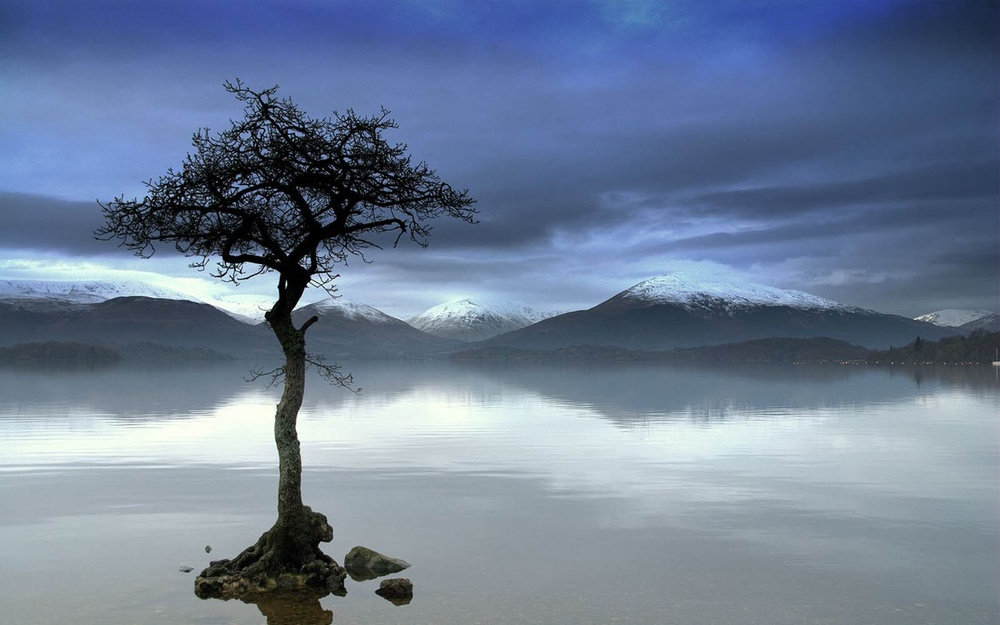
#> input picture image.jpg, 1000 x 625 px, shrunk from 1600 x 1000 before the run
$ python rgb_to_gray.py
#> lines starting #> are read from the running program, lines starting #| are printed output that depends on the picture
import cv2
import numpy as np

img = cv2.imread("image.jpg")
#> img is the input picture: shape (625, 1000, 3); mean B, G, R 150.9, 126.5, 110.3
gray = cv2.cvtColor(img, cv2.COLOR_BGR2GRAY)
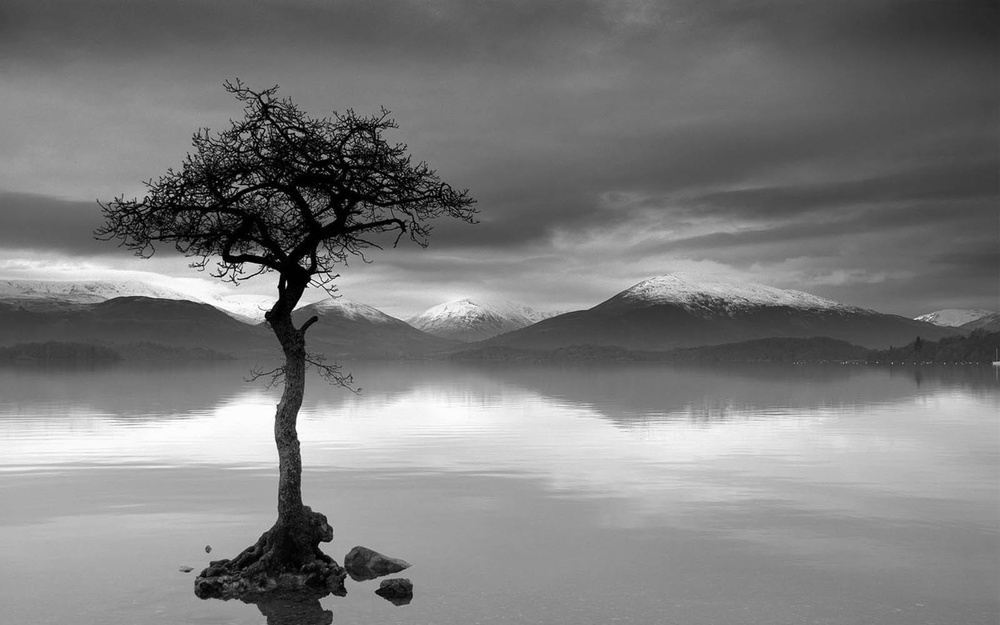
#> gray: shape (625, 1000); min 0, max 254, mean 124.4

cv2.imshow("Gambar Original", img)
cv2.imshow("Gambar Grayscale", gray)

cv2.waitKey(0)
cv2.destroyAllWindows()
